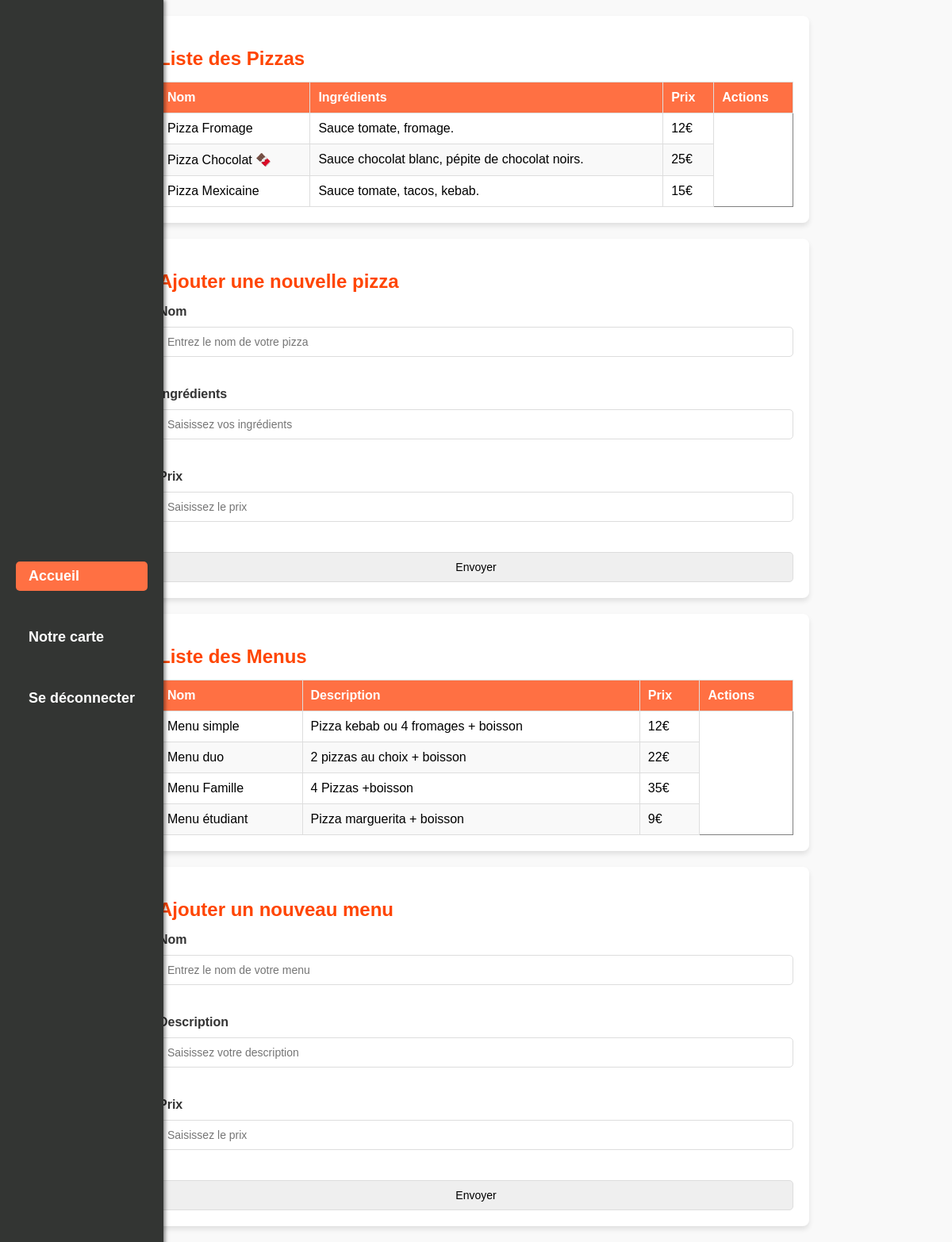
/gerer.php, run on an earlier commit of the app's database.
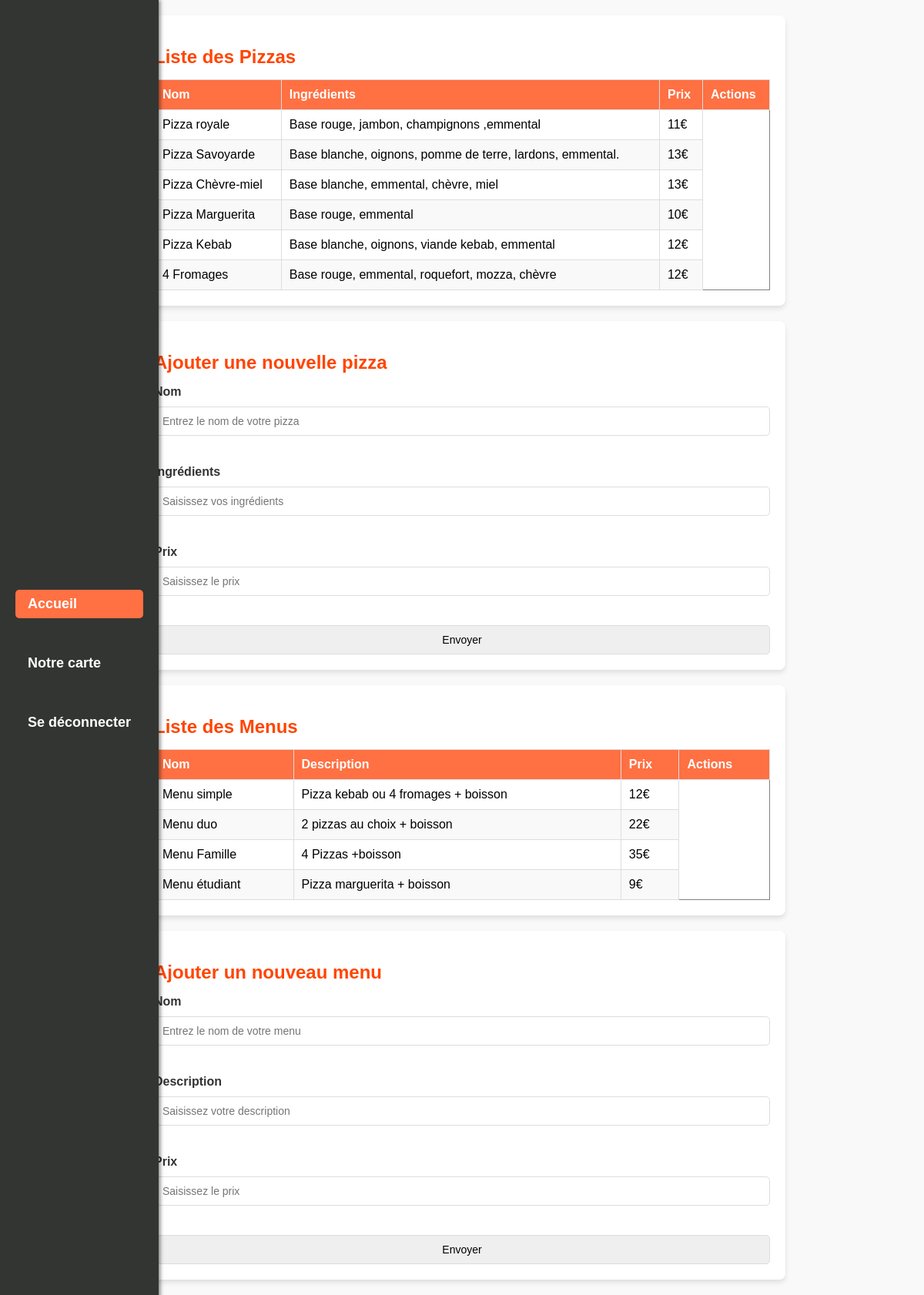
And on a later commit of the database.
### tables this page shows
CREATE TABLE IF NOT EXISTS `gestion` (
  `id_gestion` int NOT NULL AUTO_INCREMENT,
  `nom` text NOT NULL,
  `ingredients` text NOT NULL,
  `prix` int NOT NULL,
  PRIMARY KEY (`id_gestion`)
);

CREATE TABLE IF NOT EXISTS `gestion_menu` (
  `id_menu` int NOT NULL AUTO_INCREMENT,
  `nom` text NOT NULL,
  `description` text NOT NULL,
  `prix` int NOT NULL,
  PRIMARY KEY (`id_menu`)
);

### gerer.php (the view, shortened to what this page needs)
<?php
$servername = "localhost";
$username = "root";
$password = "";
$dbname = "gestionnaire_menu";
try {
    $bdd = new PDO("mysql:host=$servername;dbname=$dbname", $username, $password);
    $bdd->setAttribute(PDO::ATTR_ERRMODE, PDO::ERRMODE_EXCEPTION);
} catch (PDOException $e) {
    echo "Erreur de connexion : " . $e->getMessage();
}
$requete = $bdd->query("SELECT * FROM gestion");
$pizzas = $requete->fetchAll(PDO::FETCH_ASSOC);
$requeteMenus = $bdd->query("SELECT * FROM gestion_menu");
$menus = $requeteMenus->fetchAll(PDO::FETCH_ASSOC);
?>
<!DOCTYPE html>
<html lang="en">
<head>
    <link rel="stylesheet" href="stylesheet/gestion.css">
</head>
<header>
    <nav>
        <a class="active" href="accueil.php">Accueil</a>
        <a href="#">Notre carte</a>
        <a href="logout.php">Se déconnecter</a>
    </nav>
</header>
<body>
    <section>
        <h2>Liste des Pizzas</h2>
        <table border="1">
            <thead>
                <tr>
                    <th>Nom</th>
                    <th>Ingrédients</th>
                    <th>Prix</th>
                    <th>Actions</th>
                </tr>
            </thead>
            <tbody>
                <?php
                foreach ($pizzas as $pizza) {
                    echo "<tr>";
                    echo "<td>" . htmlspecialchars($pizza['nom']) . "</td>";
                    echo "<td>" . htmlspecialchars($pizza['ingredients']) . "</td>";
                    echo "<td>" . htmlspecialchars($pizza['prix']) . "€</td>";
                }
                ?>
            </tbody>
        </table>
    </section>
    <section>
        <h2>Ajouter une nouvelle pizza</h2>
        <form method="POST" action="action.php">
            <label for="nom"><b>Nom</b></label>
            <input type="text" id="nom" name="nom" placeholder="Entrez le nom de votre pizza" required>
            <br>
            <label for="ingredients"><b>Ingrédients</b></label>
            <input type="text" id="ingredients" name="ingredients" placeholder="Saisissez vos ingrédients" required>
            <br>
            <label for="prix"><b>Prix</b></label>
            <input type="number" id="prix" name="prix" placeholder="Saisissez le prix" required>
            <br>
            <input type="submit" value="Envoyer" name="ok">
        </form>
    </section>
    <section>
        <h2>Liste des Menus</h2>
        <table border="1">
            <thead>
                <tr>
                    <th>Nom</th>
                    <th>Description</th>
                    <th>Prix</th>
                    <th>Actions</th>
                </tr>
            </thead>
            <tbody>
                <?php
                foreach ($menus as $menu) {
                    echo "<tr>";
                    echo "<td>" . htmlspecialchars($menu['nom']) . "</td>";
                    echo "<td>" . htmlspecialchars($menu['description']) . "</td>";
                    echo "<td>" . htmlspecialchars($menu['prix']) . "€</td>";
                }
                ?>
            </tbody>
        </table>
    </section>
    <section>
        <h2>Ajouter un nouveau menu</h2>
        <form method="POST" action="action_menu.php">
            <label for="nom"><b>Nom</b></label>
            <input type="text" id="nom" name="nom" placeholder="Entrez le nom de votre menu" required>
            <br>
            <label for="description"><b>Description</b></label>
            <input type="text" id="description" name="description" placeholder="Saisissez votre description" required>
            <br>
            <label for="prix"><b>Prix</b></label>
            <input type="number" id="prix" name="prix" placeholder="Saisissez le prix" required>
            <br>
            <input type="submit" value="Envoyer" name="ok">
        </form>
    </section>
</body>
</html>

### stylesheet/gestion.css (style rules this page uses)
body { padding: 0; margin: 0; margin-left: 42%; margin-top: 17%; background-color: #202020; }
nav { background-color: #333533; color: white; height: 100%; display: flex; flex-direction: column; position: fixed; top: 0; left: 0; padding: 20px; box-shadow: 2px 0 5px rgba(0, 0, 0, 0.5); }
nav a { color: white; text-decoration: none; margin: 10px 0; font-size: 18px; }
body { font-family: Arial, sans-serif; background-color: #f9f9f9; margin: 0; padding: 0; }
header nav { display: flex; justify-content: center; gap: 20px; }
header nav a { color: white; text-decoration: none; font-weight: bold; padding: 0.5rem 1rem; border-radius: 5px; }
header nav a.active, header nav a:hover { background-color: #ff7043; }
section { margin: 20px auto; padding: 20px; background-color: white; border-radius: 8px; box-shadow: 0 4px 6px rgba(0, 0, 0, 0.1); max-width: 800px; }
section h2 { color: #ff4500; margin-bottom: 15px; }
table { width: 100%; border-collapse: collapse; margin-top: 10px; }
table thead { background-color: #ff7043; color: white; }
table th, table td { text-align: left; padding: 10px; border: 1px solid #ddd; }
table tbody tr:nth-child(even) { background-color: #f9f9f9; }
form { display: flex; flex-direction: column; gap: 10px; }
form label { font-weight: bold; color: #333; }
form input, form textarea { padding: 10px; border: 1px solid #ddd; border-radius: 5px; font-size: 14px; }

What changed in the data, as far as the page shows it:
removed gestion: nom "Pizza Fromage", ingredients "Sauce tomate, fromage.", prix "12"
removed gestion: nom "Pizza Chocolat 🍫", ingredients "Sauce chocolat blanc, pépite de chocolat noirs.", prix "25"
changed gestion: nom "Pizza Mexicaine" → "Pizza royale"; ingredients "Sauce tomate, tacos, kebab." → "Base rouge, jambon, champignons ,emmental"; prix "15" → "11"
added gestion: nom "Pizza Savoyarde", ingredients "Base blanche, oignons, pomme de terre, lardons, emmental.", prix "13"
added gestion: nom "Pizza Chèvre-miel", ingredients "Base blanche, emmental, chèvre, miel", prix "13"
added gestion: nom "Pizza Marguerita", ingredients "Base rouge, emmental", prix "10"
added gestion: nom "Pizza Kebab", ingredients "Base blanche, oignons, viande kebab, emmental", prix "12"
added gestion: nom "4 Fromages", ingredients "Base rouge, emmental, roquefort, mozza, chèvre", prix "12"
